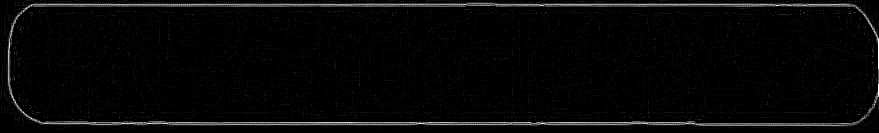
#> input picture src/pattern_match/pattern_images/laplacian.png, 879 x 133 px
$ python -i skeleton.py   (imports and definitions only)
#> lines starting #> are read from the running program, lines starting #| are printed output that depends on the picture; after the words box and inside, x2 and y2 are one past the last pixel; in counts of white or black regions, pixels touching at a corner belong together
import cv2
import os
import numpy as np

IMG_OUT_PATH_BINARY = os.getcwd() + "/test_images/out/binary.png"
IMG_OUT_PATH_EROSION = os.getcwd() + "/test_images/out/erosion.png"
IMG_OUT_PATH1 = os.getcwd() + "/test_images/out/skelton_test1.png"
IMG_OUT_PATH2 = os.getcwd() + "/test_images/out/skelton_test2.png"
IMG_OUT_PATH3 = os.getcwd() + "/test_images/out/skelton_test3.png"

def createSkeltonImage(imgPath):
    img = cv2.imread(imgPath)
#> img is the input picture: shape (133, 879, 3); min 0, max 255, mean 7.4
    img_gray =  cv2.cvtColor(img, cv2.COLOR_RGB2GRAY)
    _, img_binary = cv2.threshold(img_gray, 180, 255, cv2.THRESH_BINARY)
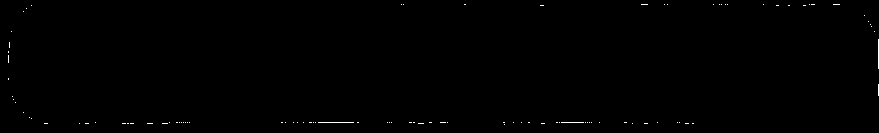
#> img_binary: shape (133, 879); 0.25% white in thin lines or dots

    img_ske1 = cv2.ximgproc.thinning(img_binary, thinningType=cv2.ximgproc.THINNING_ZHANGSUEN)
    img_ske2 = cv2.ximgproc.thinning(img_binary, thinningType=cv2.ximgproc.THINNING_GUOHALL)

    kernel = np.ones((2, 2), np.uint8)
    img_erosion = cv2.erode(img_binary, kernel, iterations=1)
#> img_erosion: shape (133, 879); every value is 0

    img_ske3 = cv2.ximgproc.thinning(img_erosion, thinningType=cv2.ximgproc.THINNING_ZHANGSUEN)

    cv2.imwrite(IMG_OUT_PATH_BINARY, img_binary)
    cv2.imwrite(IMG_OUT_PATH_EROSION, img_erosion)
    cv2.imwrite(IMG_OUT_PATH1, img_ske1)
    cv2.imwrite(IMG_OUT_PATH2, img_ske2)
    cv2.imwrite(IMG_OUT_PATH3, img_ske3)

    return IMG_OUT_PATH_BINARY, IMG_OUT_PATH_EROSION, IMG_OUT_PATH1, IMG_OUT_PATH2, IMG_OUT_PATH3

>>> result = createSkeltonImage('../pattern_match/pattern_images/laplacian.png')

$ run again, on src/pattern_match/pattern_images/sobel.png
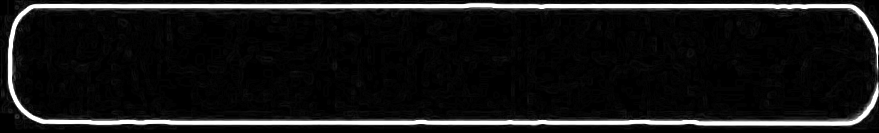
#> input picture src/pattern_match/pattern_images/sobel.png, 879 x 133 px
#> in createSkeltonImage, img is the input picture: shape (133, 879, 3); min 0, max 255, mean 22.6
#> in createSkeltonImage, `_, img_binary = cv2.threshold(img_gray, 180, 255, cv2.THRESH_BINARY)`:
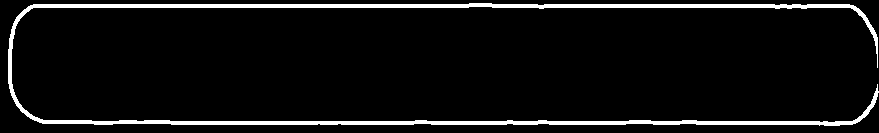
#> img_binary: shape (133, 879); 6.4% white; 1 white region, box (x1, y1, x2, y2) and area: (8, 3, 879, 126) 7462
#> img_ske1: shape (133, 879); 1.6% white in thin lines or dots, all inside (x1, y1, x2, y2) = (9, 4, 879, 124)
#> img_ske2: shape (133, 879); 1.6% white in thin lines or dots, all inside (x1, y1, x2, y2) = (10, 4, 879, 124)
#> img_erosion: shape (133, 879); 4.7% white; 1 white region, box (x1, y1, x2, y2) and area: (9, 4, 879, 126) 5479
#> in createSkeltonImage, `img_ske3 = cv2.ximgproc.thinning(img_erosion, thinningType=cv2.ximgpro..`:
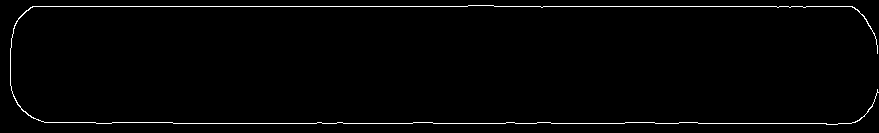
#> img_ske3: shape (133, 879); 1.6% white in thin lines or dots, all inside (x1, y1, x2, y2) = (10, 5, 879, 125)
